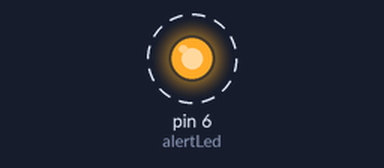
The sketch below on a simulated Arduino Uno, built with avr-gcc and run on an emulated ATmega328P. On the bench: output pins drawn as LEDs (lit = HIGH). Dashed ring = blinking.

Above: at 0.5 s.
Timing chart, 0 to 4.6 s (numbered marks = the images above):
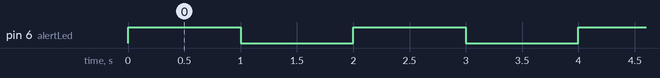

Measured:
- by itself, pin 6 (alertLed): alternates HIGH for 1.0 s and LOW for 1.0 s

The sketch:

copy_of_task_3.ino
```cpp
// Week 4 - Task 3: The Hardwired Trap

int alertLed = 6;

void setup() {
  // SOFTWARE BUG 1: The Arduino doesn't know if alertLed is an INPUT or OUTPUT.
  // Add the missing setup command below!
  pinMode(alertLed,OUTPUT);

}

void loop() {
  // HARDWARE BUG:
  // Hit "Start Simulation". The bulb explodes immediately!
  // Look at the Arduino. The wire is plugged into 5V (constant power).
  // Fix the hardware:
  // 1. Move that wire to Digital Pin 6.
  // 2. Add the missing component so the bulb survives.

  // SOFTWARE BUG 2: This command has a capitalization error.
  digitalWrite(alertLed, HIGH);

  // SOFTWARE BUG 3: The line below is missing a crucial punctuation mark at the end.
  delay(1000);

  digitalWrite(alertLed, LOW);
  delay(1000);
}
```
